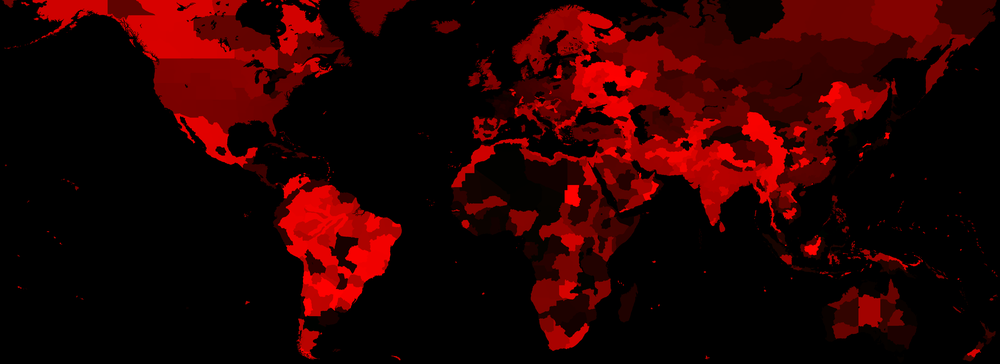
#> input picture state_id.png, 1000 x 364 px, shrunk from 5632 x 2048 before the run
$ python build_water_mask.py
#> lines starting #> are read from the running program, lines starting #| are printed output that depends on the picture; after the words box and inside, x2 and y2 are one past the last pixel; in counts of white or black regions, pixels touching at a corner belong together
import numpy as np
from PIL import Image
from scipy.ndimage import distance_transform_edt

def main():
    print("Loading state_id.png...")
    img = Image.open("state_id.png")
#> img is the input picture: PIL image 1000x364 RGBA; mean R, G, B, A 40.3, 0.6, 0, 255
    arr = np.array(img)

    # Check if RGB is all zeros (water)
    is_water = (arr[:,:,0] == 0) & (arr[:,:,1] == 0) & (arr[:,:,2] == 0)
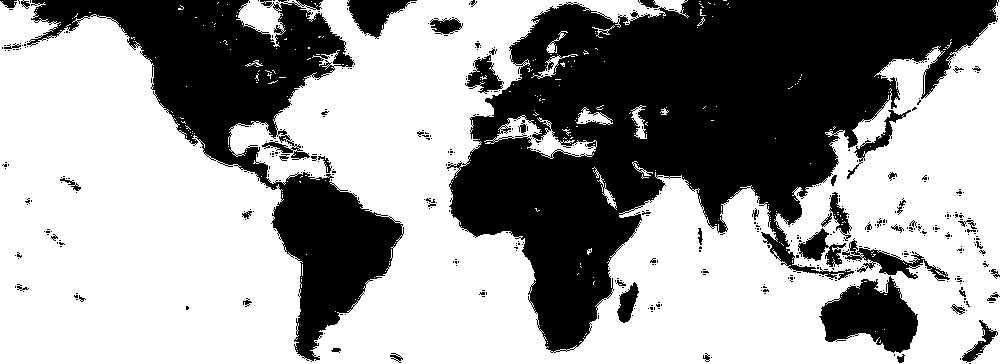
#> is_water: shape (364, 1000) bool; 61% white; 472 black regions (421 under 20 px), largest, box (x1, y1, x2, y2) and area: (447, 0, 999, 353) 90764, (27, 0, 404, 362) 37255, (819, 276, 918, 353) 4651

    print("Computing distance transform...")
    distance = distance_transform_edt(is_water)
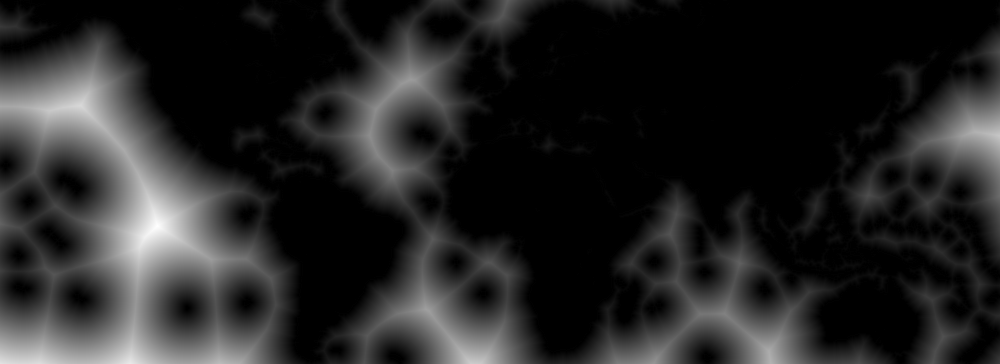
#> distance: shape (364, 1000) float64; min 0, max 85.21, mean 12.5; drawn with min black and max white

    max_dist = 50.0
    dist_norm = np.clip(distance / max_dist, 0.0, 1.0)
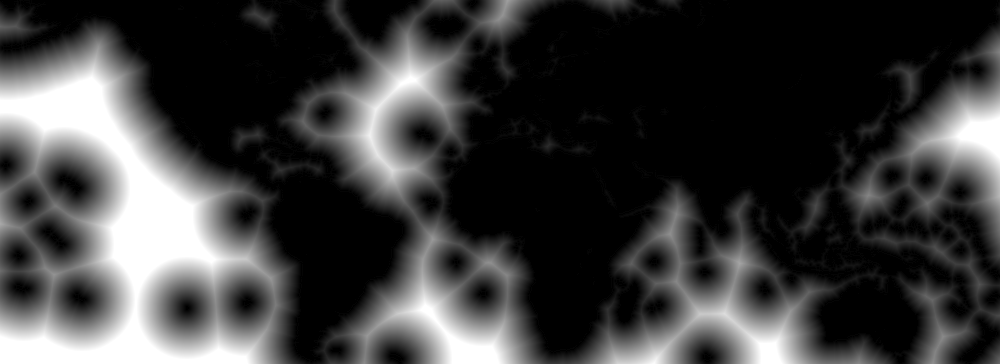
#> dist_norm: shape (364, 1000) float64; min 0, max 1, mean 0.241

    out_arr = np.zeros((arr.shape[0], arr.shape[1], 4), dtype=np.uint8)
    out_arr[:,:,0] = (dist_norm * 255).astype(np.uint8)
    out_arr[:,:,1] = (is_water * 255).astype(np.uint8)
    out_arr[:,:,3] = 255
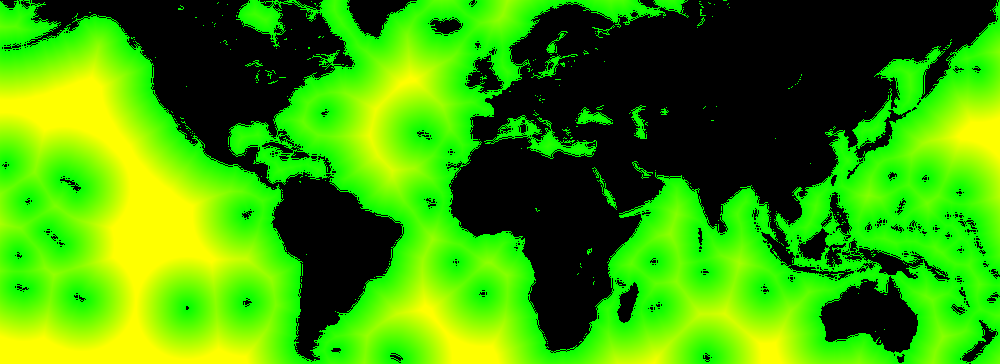
#> out_arr: shape (364, 1000, 4); mean of channels 0, 1, 2, 3 61.2, 155.5, 0, 255; drawn as R, G, B

    print("Saving water_mask.png...")
    Image.fromarray(out_arr).save("water_mask.png")
    print("Done!")

if __name__ == "__main__":
    main()
